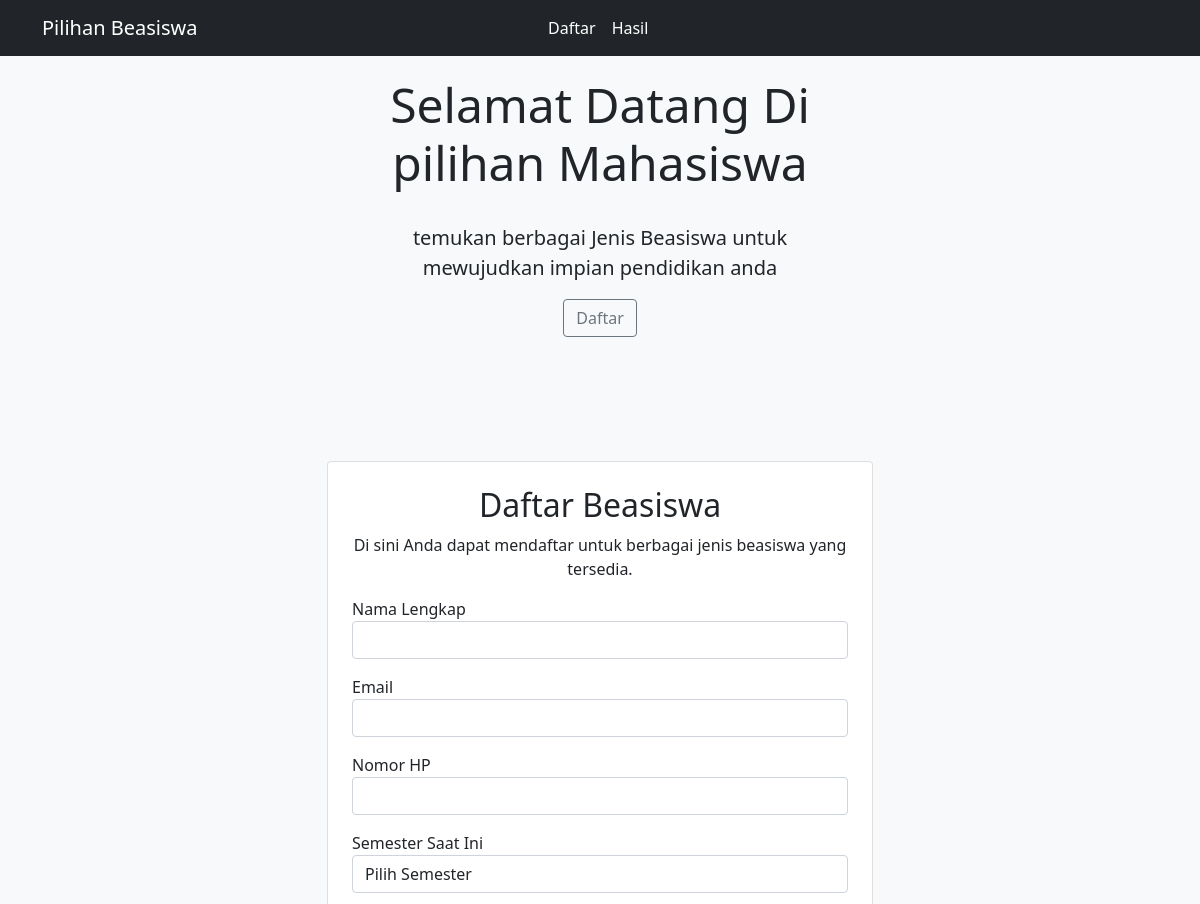
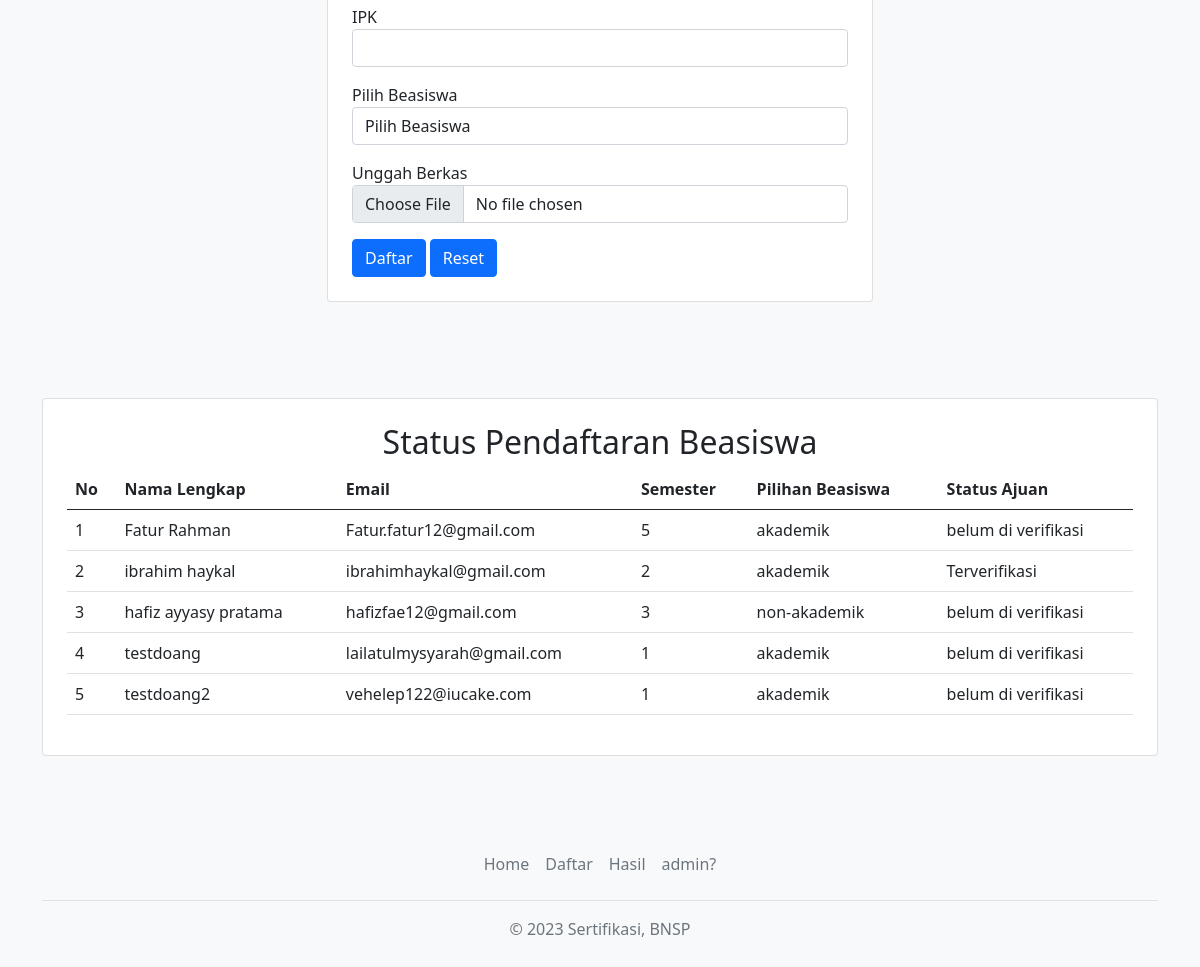
Page /daftar.php on the committed database (2 pictures, top to bottom).
### tables this page shows
CREATE TABLE `registrations` (
  `id` int(11) NOT NULL,
  `nama` varchar(255) NOT NULL,
  `email` varchar(255) NOT NULL,
  `nomor_hp` varchar(12) NOT NULL,
  `semester` int(11) NOT NULL,
  `ipk` decimal(4,2) NOT NULL,
  `beasiswa` varchar(50) NOT NULL,
  `berkas` varchar(255) NOT NULL,
  `created_at` timestamp NOT NULL DEFAULT current_timestamp(),
  `status_ajuan` varchar(255) DEFAULT NULL
);

### daftar.php (the view, shortened to what this page needs)
<?php
$server = "localhost";
$user = "root";
$password = "";
$nama_database = "beasiswa";
$db = mysqli_connect($server, $user, $password, $nama_database);
?>
<!doctype html>
<html lang="en">
<head>
  <link href="https://cdn.jsdelivr.net/npm/bootstrap@5.0.2/dist/css/bootstrap.min.css" rel="stylesheet">
</head>
<body>
  <nav class="navbar navbar-expand-lg navbar-dark bg-dark fixed-top">
    <div class="container-fluid">
      <a class="navbar-brand" href="#main" style="margin-left: 30px;">Pilihan Beasiswa</a>
      <div class="collapse navbar-collapse justify-content-center" id="navbarNav">
        <ul class="navbar-nav">
          <li class="nav-item">
            <a class="nav-link active" aria-current="page" href="#daftar">Daftar</a>
          </li>
          <li class="nav-item">
            <a class="nav-link active" aria-current="page" href="#hasil" style="margin-right: 205px;">Hasil</a>
          </li>
        </ul>
      </div>
    </div>
  </nav>
  <main class="bg-light">
    <section id="main">
      <div class="position-relative overflow-hidden p-9 p-md-4 m-md-1 text-center bg-light">
        <div class="col-md-5 p-lg-6 mx-auto my-5">
          <h1 class="display-5 fw-normal">Selamat Datang Di pilihan Mahasiswa</h1><br>
          <p class="lead fw-normal">temukan berbagai Jenis Beasiswa untuk mewujudkan impian pendidikan anda</p>
          <a class="btn btn-outline-secondary" href="#daftar"> Daftar</a>
        </div>
      </div>
    </section>
    <section id="daftar" class="py-5 bg-light">
      <div class="container">
        <div class="row justify-content-center">
          <div class="col-md-6">
            <div class="card p-4">
              <h2 class="card-title text-center">Daftar Beasiswa</h2>
              <p class="card-text text-center">Di sini Anda dapat mendaftar untuk berbagai jenis beasiswa yang tersedia.</p>
              <form id="form-pendaftaran" method="POST" action="process_registration.php" enctype="multipart/form-data">
                <div class="mb-3">
                  <label for="nama">Nama Lengkap</label>
                  <input type="text" class="form-control" id="nama" name="nama" required>
                </div>
                <div class="mb-3">
                  <label for="email">Email</label>
                  <input type="email" class="form-control" id="email" name="email" required>
                </div>
                <div class="mb-3">
                  <label for="nomor-hp">Nomor HP</label>
                  <input type="tel" class="form-control" id="nomor-hp" name="nomor_hp" pattern="[0-9]{10,12}" required>
                </div>
                <div class="mb-3">
                  <label for="semester">Semester Saat Ini</label>
                  <select class="form-control" id="semester" name="semester" required>
                    <option value="">Pilih Semester</option>
                  </select>
                </div>
                <div class="mb-3">
                  <label for="ipk">IPK</label>
                  <input type="number" class="form-control" id="ipk" name="ipk" step="0.01" value="" onchange="validateIPK(this.value)">
                </div>
                <div class="mb-3">
                  <label for="beasiswa">Pilih Beasiswa</label>
                  <select class="form-control" id="beasiswa" name="beasiswa" required>
                    <option value="">Pilih Beasiswa</option>
                  </select>
                </div>
                <div class="mb-3">
                  <label for="berkas">Unggah Berkas</label>
                  <input type="file" class="form-control" id="berkas" name="berkas" accept=".pdf,.jpg,.jpeg,.png,.zip" required>
                </div>
                <button type="submit" class="btn btn-primary" id="daftar-button">Daftar</button>
                <input type="reset" class="btn btn-primary">
              </form>
            </div>
    </section>
    <section id="hasil" class="py-5">
  <div class="container">
    <div class="row justify-content-center">
      <div class="col-md-12">
        <div class="card p-4">
          <h2 class="card-title text-center">Status Pendaftaran Beasiswa</h2>
          <table class="table">
            <thead>
              <tr>
                <th>No</th>
                <th>Nama Lengkap</th>
                <th>Email</th>
                <th>Semester</th>
                <th>Pilihan Beasiswa</th>
                <th>Status Ajuan</th>
              </tr>
            </thead>
            <tbody>
              <?php
              $query = "SELECT nama, email, semester, beasiswa, status_ajuan, ipk FROM registrations";
              $result = mysqli_query($db, $query);
              $nomor = 1;
              if ($result) {
                while ($row = mysqli_fetch_assoc($result)) {
                  echo "<tr>";
                  echo "<td>" . $nomor . "</td>";
                  $nomor++;
                  echo "<td>" . $row['nama'] . "</td>";
                  echo "<td>" . $row['email'] . "</td>";
                  echo "<td>" . $row['semester'] . "</td>";
                  echo "<td>" . $row['beasiswa'] . "</td>";
                  if ($row['status_ajuan'] === 'terverifikasi') {
                    echo "<td style='color: green;'>" . $row['status_ajuan'] . "</td>";
                  } else {
                    echo "<td>" . $row['status_ajuan'] . "</td>";
                  }
                  echo "</tr>";
                }
              } else {
                echo "<tr><td colspan='7'>Tidak ada data pendaftaran yang ditemukan.</td></tr>";
              }
              ?>
            </tbody>
          </table>
        </div>
      </div>
    </div>
  </div>
</section>
    <section id="footer">
      <div class="container">
        <footer class="py-3 my-4">
          <ul class="nav justify-content-center border-bottom pb-3 mb-3">
            <li class="nav-item"><a href="#" class="nav-link px-2 text-muted">Home</a></li>
            <li class="nav-item"><a href="#daftar" class="nav-link px-2 text-muted">Daftar</a></li>
            <li class="nav-item"><a href="#hasil" class="nav-link px-2 text-muted">Hasil</a></li>
            <li class="nav-item"><a href="login.php" class="nav-link px-2 text-muted" target="_blank">admin?</a></li>
          </ul>
          <p class="text-center text-muted">&copy; 2023 Sertifikasi, BNSP</p>
        </footer>
    </section>
  </main>
</body>
</html>

### rows in the picture
registrations: nama "Fatur Rahman", email "Fatur.fatur12@gmail.com", semester "5", beasiswa "akademik", status_ajuan "belum di verifikasi"
registrations: nama "ibrahim haykal", email "ibrahimhaykal@gmail.com", semester "2", beasiswa "akademik", status_ajuan "Terverifikasi"
registrations: nama "hafiz ayyasy pratama", email "hafizfae12@gmail.com", semester "3", beasiswa "non-akademik", status_ajuan "belum di verifikasi"
registrations: nama "testdoang", email "lailatulmysyarah@gmail.com", semester "1", beasiswa "akademik", status_ajuan "belum di verifikasi"
registrations: nama "testdoang2", email "vehelep122@iucake.com", semester "1", beasiswa "akademik", status_ajuan "belum di verifikasi"
